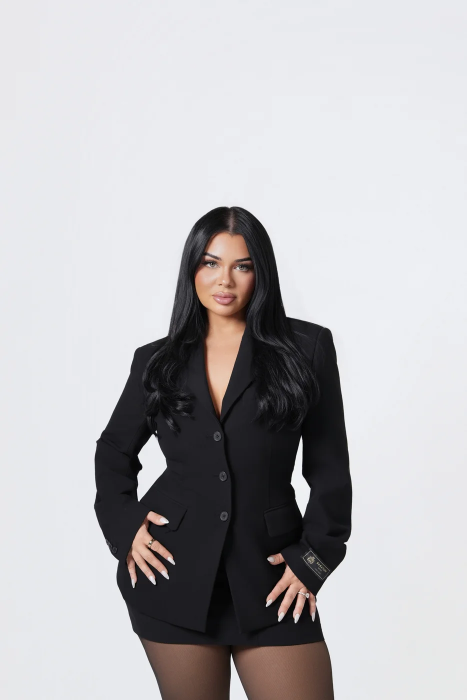
#> input picture assets/services/gbp-hero-main.webp, 933 x 1400 px, found by its file name (shown at 1/2 size)
$ python check_contents.py
#> lines starting #> are read from the running program, lines starting #| are printed output that depends on the picture
import os
from PIL import Image

# Let's inspect gbp-hero-main.webp, gbp-who-for.webp, and gbp_c1_hero.jpg
# We can check edge details, color distribution, faces or objects
def check_image_content(img_path, name):
#> called with name = 'gbp_hero_main'
    im = Image.open(img_path)
#> im is the input picture: PIL image 933x1400 RGB; mean R, G, B 184.2, 182.9, 185.4
    print(f"\nImage: {name} ({im.size})")
#| Image: gbp_hero_main ((933, 1400))
    # Let's save a clear 400x300 thumbnail with labels
    t = im.copy()
    t.thumbnail((400, 400))
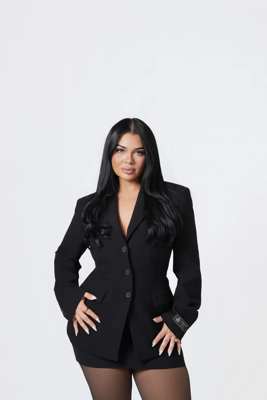
#> t: PIL image 267x400 RGB; mean R, G, B 184.2, 182.9, 185.4
    t.save(rf"c:\Users\ekta bansal\OneDrive\Desktop\lucci media\lucci-media\scratch\content_{name}.jpg")
    print(f"Saved content_{name}.jpg")

srv_dir = r"c:\Users\ekta bansal\OneDrive\Desktop\lucci media\lucci-media\assets\services"
check_image_content(os.path.join(srv_dir, "gbp-hero-main.webp"), "gbp_hero_main")
check_image_content(os.path.join(srv_dir, "gbp-who-for.webp"), "gbp_who_for")
#> call 2 of check_image_content, with name = 'gbp_who_for'
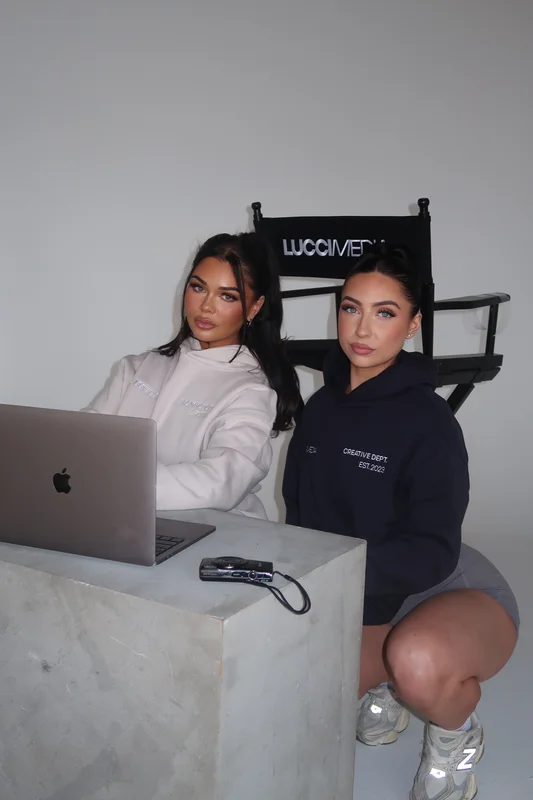
#> input picture assets/services/brand-identity-who-for.webp, 533 x 800 px, given in place of gbp-who-for.webp, which was not available
#> in check_image_content, im is the input picture: PIL image 533x800 RGB; mean R, G, B 129.5, 126.6, 129.4
#| Image: gbp_who_for ((533, 800))
check_image_content(os.path.join(srv_dir, "gbp-cta.webp"), "gbp_cta")
#> call 3 of check_image_content, with name = 'gbp_cta'
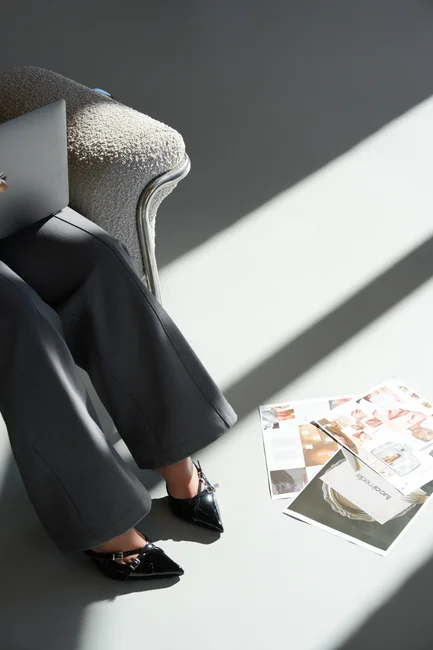
#> input picture assets/services/brand-photo-cta.webp, 433 x 650 px, given in place of gbp-cta.webp, which was not available
#> in check_image_content, im is the input picture: PIL image 433x650 RGB; mean R, G, B 131, 132.8, 131.4
#| Image: gbp_cta ((433, 650))
